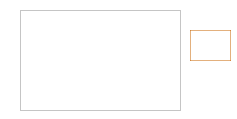
<?xml version="1.0" encoding="UTF-8"?>
<ui version="4.0">
 <class>camera_selectClass</class>
 <widget class="QWidget" name="camera_selectClass">
  <property name="geometry">
   <rect>
    <x>0</x>
    <y>0</y>
    <width>237</width>
    <height>119</height>
   </rect>
  </property>
  <property name="windowTitle">
   <string>kHz Stabilizer</string>
  </property>
  <property name="styleSheet">
   <string notr="true">background-color: rgb(255, 255, 255);</string>
  </property>
  <widget class="QListWidget" name="cameraList">
   <property name="geometry">
    <rect>
     <x>20</x>
     <y>10</y>
     <width>161</width>
     <height>101</height>
    </rect>
   </property>
   <property name="font">
    <font>
     <family>Source Code Pro</family>
    </font>
   </property>
   <property name="isWrapping" stdset="0">
    <bool>false</bool>
   </property>
   <property name="wordWrap">
    <bool>true</bool>
   </property>
  </widget>
  <widget class="QPushButton" name="refreshButton">
   <property name="geometry">
    <rect>
     <x>190</x>
     <y>30</y>
     <width>41</width>
     <height>31</height>
    </rect>
   </property>
   <property name="styleSheet">
    <string notr="true">QPushButton{
border-style: solid;
border-color: rgba(200,100,0,130);
border-width: 1px;
}

QPushButton::pressed{
background-color:  rgba(200,100,0,20);
border-style: inset;


}</string>
   </property>
   <property name="text">
    <string/>
   </property>
   <property name="icon">
    <iconset resource="khz_Stabilizer.qrc">
     <normaloff>:/icons/refresh.svg</normaloff>:/icons/refresh.svg</iconset>
   </property>
  </widget>
 </widget>
 <layoutdefault spacing="6" margin="11"/>
 <resources>
  <include location="khz_Stabilizer.qrc"/>
 </resources>
 <connections/>
</ui>
